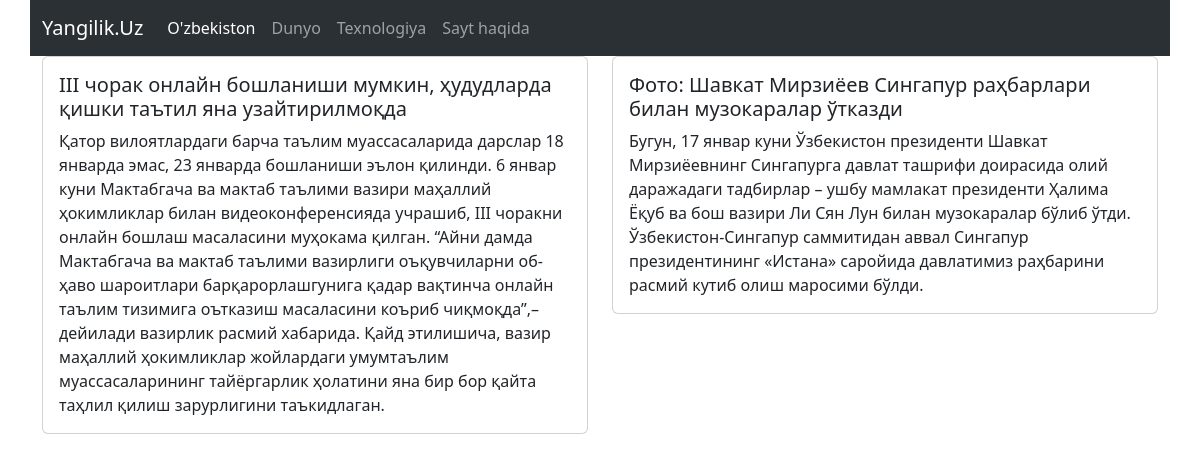
The page / on the database its author committed.
### main/models.py (models this page shows, shortened)
class Yangiliklar(models.Model):
    title = models.CharField(max_length=100)
    body = models.TextField()
    class Meta:
        verbose_name = 'item'
        verbose_name_plural = 'news'

### main/views.py (the view)
# urls.py: path('', asosiy, name='main'), # yangi.uz
def asosiy(request):
   news = Yangiliklar.objects.all()
   contex = {
         'kalitsoz' :news
   }
   return render(request, 'main/index.html', contex)

### main/templates/main/index.html (shortened to what this page needs)
{% extends 'main/base.html' %}
{% block body %}
<div class="container">
<div class="row">
  {%for i in kalitsoz%}
  <div class="col-sm-6 mb-3 karusel">
    <div class="card">
      <div class="card-body">
        <h5 class="card-title">{{i.title}}</h5>
        <p class="card-text">{{i.body}}</p>
      </div>
    </div>
  </div>
  {% endfor %}
</div>
</div>
{% endblock %}

### main/templates/main/base.html (shortened to what this page needs)
<!doctype html>
<html lang="en">
  <head>
    <link href="https://cdn.jsdelivr.net/npm/bootstrap@5.3.0-alpha1/dist/css/bootstrap.min.css" rel="stylesheet">
  </head>
<body>
<nav class="navbar navbar-expand-lg bg-body-tertiary container" data-bs-theme="dark">
  <div class="container-fluid">
    <a class="navbar-brand" href="{% url 'yangilik' %}">Yangilik.Uz</a>
    <div class="collapse navbar-collapse" id="navbarNav">
      <ul class="navbar-nav">
        <li class="nav-item">
          <a class="nav-link active" aria-current="page" href="{% url 'ozbekiston' %}">O'zbekiston</a>
        </li>
        <li class="nav-item">
          <a class="nav-link" href="{% url 'dunyo' %}">Dunyo</a>
        </li>
        <li class="nav-item">
          <a class="nav-link" href="{% url 'texnologiya' %}">Texnologiya</a>
        </li>
        <li class="nav-item">
          <a class="nav-link" href="{% url 'biz_haqimizda' %}">Sayt haqida</a>
        </li>
      </ul>
    </div>
  </div>
</nav>
{% block body %}
{% endblock %}
</body>
</html>

### rows shown on the page
Yangiliklar: title "III чорак онлайн бошланиши мумкин, ҳудудларда қишки таътил яна узайтирилмоқда", body "Қатор вилоятлардаги барча таълим муассасаларида дарслар 18 январда эмас, 23 январда бошланиши эълон қилинди. 6 январ куни Мактабгача ва мактаб таълими вазири маҳаллий ҳокимликлар билан видеоконференсияда учрашиб, III чоракни онлайн бошлаш масаласини муҳокама қилган. “Айни дамда Мактабгача ва мактаб таълими вазирлиги оъқувчиларни об-ҳаво шароитлари барқарорлашгунига қадар вақтинча онлайн таълим тизимига оътказиш масаласини коъриб чиқмоқда”,– дейилади вазирлик расмий хабарида. Қайд этилишича, вазир маҳаллий ҳокимликлар жойлардаги умумтаълим муассасаларининг тайёргарлик ҳолатини яна бир бор қайта таҳлил қилиш зарурлигини таъкидлаган."
Yangiliklar: title "Фото: Шавкат Мирзиёев Сингапур раҳбарлари билан музокаралар ўтказди", body "Бугун, 17 январ куни Ўзбекистон президенти Шавкат Мирзиёевнинг Сингапурга давлат ташрифи доирасида олий даражадаги тадбирлар – ушбу мамлакат президенти Ҳалима Ёқуб ва бош вазири Ли Сян Лун билан музокаралар бўлиб ўтди. Ўзбекистон-Сингапур саммитидан аввал Сингапур президентининг «Истана» саройида давлатимиз раҳбарини расмий кутиб олиш маросими бўлди."
